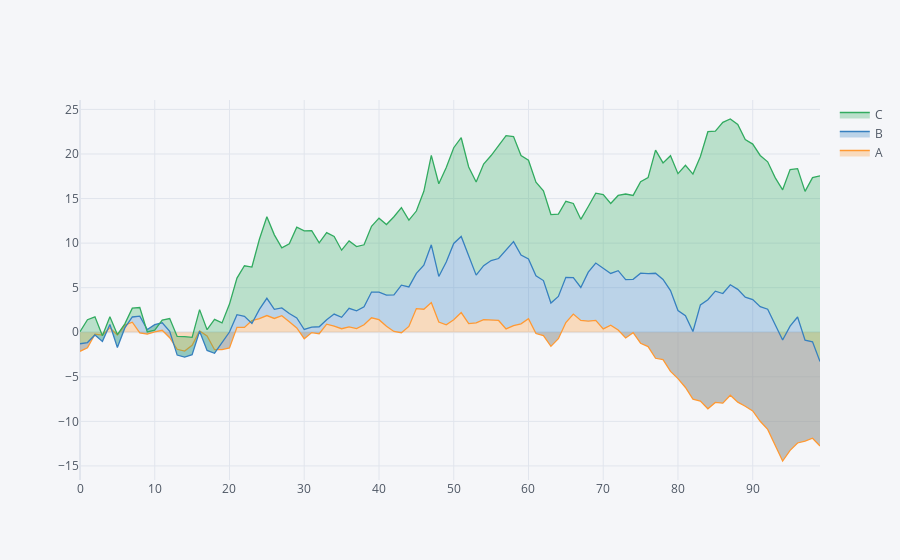

Notebook source saved alongside this figure:
### Code cell
df.iplot(kind = 'area', fill = True)
